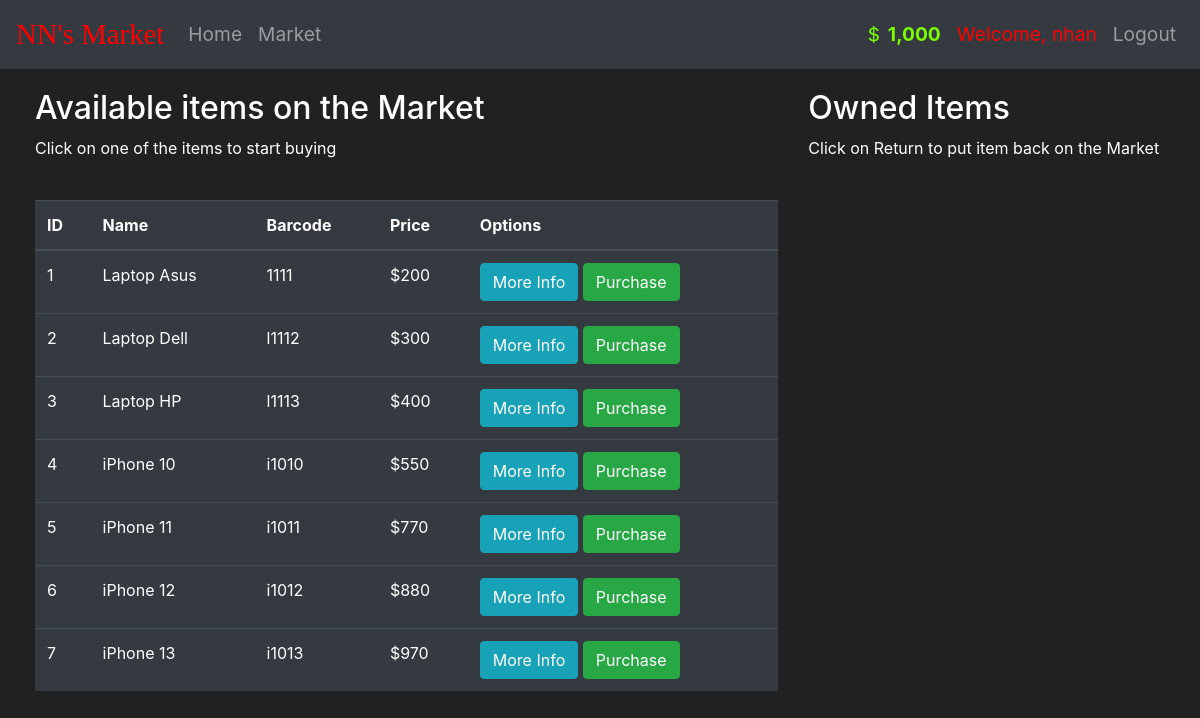
The app's page /market (signed in) with its own data.
### market/models.py (models this page shows, shortened)
class User(db.Model, UserMixin):
    id = db.Column(db.Integer(), primary_key=True)
    username = db.Column(db.String(length=30), nullable=False, unique=True)
    email_address = db.Column(db.String(length=50), nullable=False, unique=True)
    password_hash = db.Column(db.String(length=60), nullable=False)
    budget = db.Column(db.Integer(), nullable=False, default=1000)
    items = db.relationship("Item", backref="owned_user", lazy=True)
    @property
    def password(self):
        return self.password_hash
    @property
    def prettier_budget(self):
        return "{:,}".format(self.budget)

class Item(db.Model):
    id = db.Column(db.Integer(), primary_key=True)
    name = db.Column(db.String(length=30), nullable=False, unique=True)
    price = db.Column(db.Integer(), nullable=False)
    barcode = db.Column(db.String(length=12), nullable=False, unique=True)
    description = db.Column(db.String(length=1024), nullable=False, unique=True)
    owner = db.Column(db.Integer(), db.ForeignKey("user.id"), default=None)

### market/markets.py (the view, shortened to what this page needs)
@markets.route("/market", methods=["GET", "POST"])
@login_required
def market():
    purchase_form = PurchaseItemForm()
    returning_form = ReturnItemForm()
    if request.method == "GET":
        items = Item.query.filter_by(owner=None)
        owned_items = Item.query.filter_by(owner=current_user.id)
        return render_template("market.html", items=items, purchase_form=purchase_form, owned_items=owned_items, returning_form=returning_form)

### market/models.py (called while the page is built)
@login_manager.user_loader
def load_user(user_id):
    return User.query.get(int(user_id))

### market/templates/market.html (shortened to what this page needs)
{% extends "base.html" %}
{% block content %}
<div class="row row-sd">
  <div class="col-8">
    <h2>Available items on the Market</h2>
    <p>Click on one of the items to start buying</p>
    <br>
    <table class="table table-hover table-dark">
      <thead>
        <tr>
          <th scope="col">ID</th>
          <th scope="col">Name</th>
          <th scope="col">Barcode</th>
          <th scope="col">Price</th>
          <th scope="col">Options</th>
        </tr>
      </thead>
      <tbody>
        {% for item in items %}
            <tr>
              <td>{{ item.id }}</td>
              <td>{{ item.name }}</td>
              <td>{{ item.barcode }}</td>
              <td>${{ item.price }}</td>
              <td>
                <button class="btn btn-outline btn-info" data-toggle="modal" data-target="#modal-more-info-{{ item.id }}">More Info</button>
                <button class="btn btn-outline btn-success" data-toggle="modal" data-target="#modal-purchase-confirm-{{ item.id }}">Purchase</button>
              </td>
            </tr>
        {% endfor %}
      </tbody>
    </table>
  </div>
  <div class="col-4">
    <h2>Owned Items</h2>
    <p>Click on Return to put item back on the Market</p>
    <br>
  </div>
</div>
{% endblock %}

### market/templates/base.html (shortened to what this page needs)
<!doctype html>
<html lang="en">
  <head>
    <link rel="stylesheet" href="https://cdn.jsdelivr.net/npm/bootstrap@4.5.3/dist/css/bootstrap.min.css">
    <link rel="stylesheet" href="https://cdn.jsdelivr.net/npm/bootstrap-icons@1.7.2/font/bootstrap-icons.css">
    <link rel="stylesheet" type="text/css" href="{{ url_for('static', filename='css/styles.css') }}">
  </head>
  <body>
    <nav class="navbar navbar-expand-md navbar-dark bg-dark navbar-sd">
      <a class="navbar-brand navbar-brand-sd" href="{{ url_for('views.home') }}">NN's Market</a>
      <div class="collapse navbar-collapse" id="navbarNav">
        <ul class="navbar-nav mr-auto">
          <li class="nav-item">
            <a class="nav-link" href="{{ url_for('views.home') }}">Home<span class="sr-only">(current)</span></a>
          </li>
          <li class="nav-item">
            <a class="nav-link" href="{{ url_for('markets.market') }}">Market</a>
          </li>
        </ul>
        {% if current_user.is_authenticated %}
          <ul class="navbar-nav">
            <li class="nav-item">
              <a class="nav-link nav-cash-sd">
                <i class="bi bi-currency-dollar"></i>
                {{ current_user.prettier_budget }}
              </a>
            </li>
            <li class="nav-item">
              <a class="nav-link nav-greeting-sd">Welcome, {{ current_user.username }}</a>
            </li>
            <li class="nav-item">
              <a class="nav-link" href="{{ url_for('auths.logout') }}">Logout</a>
            </li>
          </ul>
        {% endif %}
      </div>
    </nav>
    {% block content %}
    {% endblock %}
  </body>
</html>

### market/static/css/styles.css (style rules this page uses)
body { background-color: #212121; color: white; }
.navbar-sd { font-size: larger; }
.navbar-brand-sd { font-size: 150%; color: red !important; font-family: 'Brush Script MT', cursive; }
.nav-cash-sd { color: lawngreen !important; font-weight: bold; }
.nav-greeting-sd { color: red !important; }
.row-sd { margin-top: 20px; margin-left: 20px; margin-right: 20px; }

### records on screen
User: prettier_budget "1,000", username "nhan"
Item: id "1", name "Laptop Asus", barcode "1111", price "200"
Item: id "2", name "Laptop Dell", barcode "l1112", price "300"
Item: id "3", name "Laptop HP", barcode "l1113", price "400"
Item: id "4", name "iPhone 10", barcode "i1010", price "550"
Item: id "5", name "iPhone 11", barcode "i1011", price "770"
Item: id "6", name "iPhone 12", barcode "i1012", price "880"
Item: id "7", name "iPhone 13", barcode "i1013", price "970"
